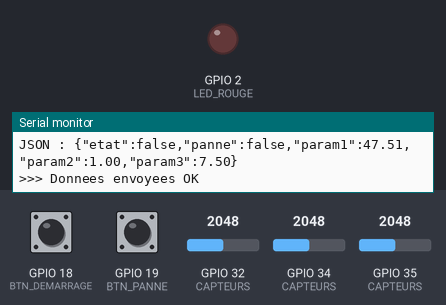
This sketch was run on a simulated ESP32. On the bench: output pins drawn as LEDs (lit = HIGH), the last lines printed to the serial monitor. The test bench sets the inputs (shaded band); at power-on: GPIO 35 (CAPTEURS) = 2048, GPIO 34 (CAPTEURS) = 2048, GPIO 18 (BTN_DEMARRAGE) HIGH, GPIO 19 (BTN_PANNE) HIGH, GPIO 32 (CAPTEURS) = 2048 (analog values on the 0–4095 scale). WiFi joins after 1.5 s; servers stay silent unless stated; uploads are accepted with an empty reply.

Above: at 4.6 s.
4.7 s: GPIO 35 (CAPTEURS) set to 1483
9.9 s: GPIO 35 (CAPTEURS) set to 1403
At 10.8 s:
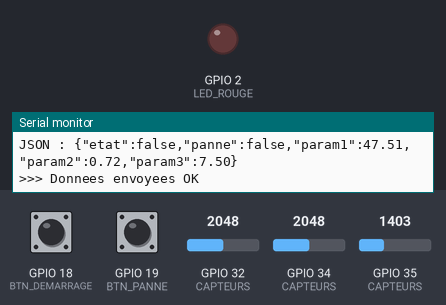
29.9 s: GPIO 34 (CAPTEURS) set to 2143
34.6 s: GPIO 34 (CAPTEURS) set to 2234
At 39.3 s:
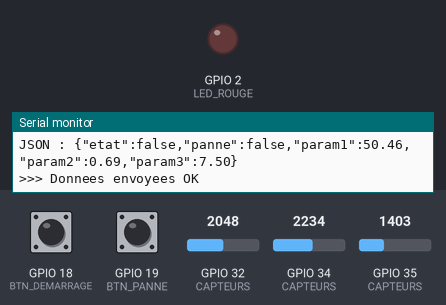
Timing chart, 0 to 49.3 s (numbered marks = the images above; inputs shaded):
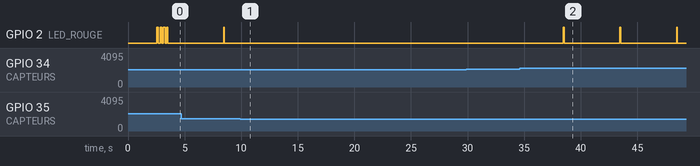

Measured:
- the behaviour switches between 2205 and 2206 on GPIO 34 (CAPTEURS) (found by bisection; images 1 and 2)
- after the input at 9.9 s, GPIO 2 (LED_ROUGE): stops changing and stays LOW
- after the input at 34.6 s, GPIO 2 (LED_ROUGE): alternates HIGH for 0.08 s and LOW for 4.9 s, starting after 3.9 s

The sketch:

esp32_biomedical_v5.ino
```cpp
// ============================================================
// PLATEFORME BIOMÉDICALE — Programme ESP32 v5
// ------------------------------------------------------------
// Envoie toutes les 5 secondes vers la plateforme :
//   - etat  : l'équipement est-il en marche ? (bouton broche 18)
//   - panne : une panne est-elle signalée ?    (bouton broche 19)
//   - param1 … param8 : les mesures des capteurs (2 à 8 capteurs)
//
// L'ESP32 s'identifie avec la CLÉ D'APPAREIL de l'équipement,
// affichée sur la plateforme : page IoT → « Clé de l'appareil ESP32 ».
// Le serveur en déduit lui-même l'organisation et l'équipement.
// ============================================================

#include <WiFi.h>
#include <WiFiClientSecure.h>
#include <HTTPClient.h>

// ╔══════════════════════════════════════════════════════════╗
// ║ 1. À PERSONNALISER À CHAQUE INSTALLATION                 ║
// ╚══════════════════════════════════════════════════════════╝

// Wi-Fi du lieu d'installation (réseau 2,4 GHz uniquement : l'ESP32 ne capte pas le 5 GHz)
const char* WIFI_SSID     = "NOM_DU_WIFI";
const char* WIFI_PASSWORD = "MOT_DE_PASSE_WIFI";

// Clé de l'appareil : copiée depuis la plateforme (page IoT, bouton « Afficher la clé »)
const char* DEVICE_KEY = "bm_COLLER_ICI_LA_CLE_DE_L_EQUIPEMENT";

// ╔══════════════════════════════════════════════════════════╗
// ║ 2. CAPTEURS — à adapter selon l'équipement surveillé     ║
// ╚══════════════════════════════════════════════════════════╝
// Le nombre et l'ORDRE des capteurs doivent correspondre à la
// configuration faite sur la plateforme (« Configurer les capteurs ») :
// capteur 1 ici = param1 = capteur 1 sur la plateforme, etc.
//
// Pour un capteur analogique, on indique la broche et la plage :
// la valeur lue (0 à 4095) est convertie entre « min » et « max ».
// « seuil » : au-dessus, la LED clignote (anomalie locale).
//
// ⚠️ Avec le Wi-Fi actif, n'utiliser QUE les broches analogiques
//    32, 33, 34, 35, 36 (VP) et 39 (VN). Les autres (ADC2) ne
//    fonctionnent pas quand le Wi-Fi est allumé.

struct Capteur {
  const char* nom;
  const char* unite;
  int   broche;
  float min;
  float max;
  float seuil;
};

// Exemple : moniteur multiparamètre simulé avec 3 rhéostats
Capteur CAPTEURS[] = {
  // nom            unité  broche  min    max    seuil
  { "Temperature",  "C",   34,     15.0,  80.0,  50.0 },   // param1
  { "Vibration",    "g",   35,     0.0,   2.0,   0.7  },   // param2
  { "Tension",      "V",   32,     0.0,   15.0,  13.5 },   // param3
};
const int NB_CAPTEURS = sizeof(CAPTEURS) / sizeof(CAPTEURS[0]);   // calculé automatiquement (2 à 8)

// ╔══════════════════════════════════════════════════════════╗
// ║ 3. RÉGLAGES GÉNÉRAUX — ne changent normalement jamais    ║
// ╚══════════════════════════════════════════════════════════╝
const char* SERVER_URL = "https://plateforme-biomedicale-production.up.railway.app/api/capteurs";

const int BTN_DEMARRAGE = 18;    // appui = démarrer / arrêter l'équipement
const int BTN_PANNE     = 19;    // appui court = signaler une panne, appui long (3 s) = panne résolue
const int LED_ROUGE     = 2;     // LED intégrée de la carte

const unsigned long INTERVALLE_ENVOI  = 5000;   // ms entre deux envois
const unsigned long DUREE_APPUI_LONG  = 3000;   // ms pour « panne résolue »
const unsigned long ANTI_REBOND       = 50;     // ms
const unsigned long DELAI_RECO_WIFI   = 10000;  // ms entre deux tentatives de reconnexion

// ============================================================
// ÉTAT INTERNE
// ============================================================
bool equipementActif = false;
bool panneSignalee   = false;
bool cleRefusee      = false;   // le serveur a refusé la clé (401)

unsigned long dernierEnvoi      = 0;
unsigned long derniereRecoWifi  = 0;

// Gestion des boutons sans bloquer le programme
struct Bouton {
  int broche;
  bool etatStable;            // HIGH = relâché (INPUT_PULLUP)
  bool derniereLecture;
  unsigned long dernierChangement;
  unsigned long debutAppui;
  bool appuiLongTraite;
};
Bouton btnDemarrage = { BTN_DEMARRAGE, HIGH, HIGH, 0, 0, false };
Bouton btnPanne     = { BTN_PANNE,     HIGH, HIGH, 0, 0, false };

// ============================================================
// OUTILS
// ============================================================
float convertir(int brut, float minimum, float maximum) {
  return minimum + (maximum - minimum) * (brut / 4095.0f);
}

// Lecture du capteur n° i (0 = param1).
// Pour un vrai capteur (ex. DS18B20, MPU6050, capteur de courant),
// remplacer le contenu de cette fonction par la lecture adaptée.
float lireCapteur(int i) {
  int brut = analogRead(CAPTEURS[i].broche);
  return convertir(brut, CAPTEURS[i].min, CAPTEURS[i].max);
}

void clignoter(int fois, int dureeMs) {
  for (int i = 0; i < fois; i++) {
    digitalWrite(LED_ROUGE, HIGH); delay(dureeMs);
    digitalWrite(LED_ROUGE, LOW);  delay(dureeMs);
  }
}

void connecterWifi() {
  Serial.print("Connexion Wi-Fi a « "); Serial.print(WIFI_SSID); Serial.println(" »");
  WiFi.mode(WIFI_STA);
  WiFi.begin(WIFI_SSID, WIFI_PASSWORD);
  int tentatives = 0;
  while (WiFi.status() != WL_CONNECTED && tentatives < 40) {   // 20 s maximum
    delay(500);
    Serial.print(".");
    tentatives++;
  }
  if (WiFi.status() == WL_CONNECTED) {
    Serial.print("\nWi-Fi connecte ! IP : "); Serial.println(WiFi.localIP());
    clignoter(3, 150);
  } else {
    Serial.println("\nEchec Wi-Fi (nouvel essai automatique plus tard)");
  }
}

// ============================================================
// BOUTONS
// ============================================================
// Renvoie true au moment où le bouton est RELÂCHÉ après un appui court,
// et appelle surAppuiLong() une seule fois quand l'appui dépasse 3 s.
bool lireBouton(Bouton &b, void (*surAppuiLong)()) {
  bool lecture = digitalRead(b.broche);
  unsigned long maintenant = millis();
  bool appuiCourt = false;

  if (lecture != b.derniereLecture) {
    b.dernierChangement = maintenant;
    b.derniereLecture = lecture;
  }

  if (maintenant - b.dernierChangement > ANTI_REBOND && lecture != b.etatStable) {
    b.etatStable = lecture;
    if (b.etatStable == LOW) {            // vient d'être enfoncé
      b.debutAppui = maintenant;
      b.appuiLongTraite = false;
    } else if (!b.appuiLongTraite) {      // vient d'être relâché, sans appui long
      appuiCourt = true;
    }
  }

  if (b.etatStable == LOW && !b.appuiLongTraite && surAppuiLong != nullptr &&
      maintenant - b.debutAppui >= DUREE_APPUI_LONG) {
    b.appuiLongTraite = true;
    surAppuiLong();
  }
  return appuiCourt;
}

void panneResolue() {
  panneSignalee   = false;
  equipementActif = false;
  digitalWrite(LED_ROUGE, LOW);
  Serial.println(">>> PANNE RESOLUE - equipement remis a zero <<<");
  dernierEnvoi = 0;   // envoi immédiat
}

void gererBoutons() {
  if (lireBouton(btnDemarrage, nullptr)) {
    if (panneSignalee) {
      Serial.println("!!! Impossible de demarrer : equipement en panne !!!");
    } else {
      equipementActif = !equipementActif;
      Serial.println(equipementActif ? ">>> EQUIPEMENT DEMARRE <<<" : ">>> EQUIPEMENT ARRETE <<<");
      dernierEnvoi = 0;   // envoi immédiat
    }
  }

  if (lireBouton(btnPanne, panneResolue)) {
    if (!panneSignalee) {
      panneSignalee   = true;
      equipementActif = false;
      digitalWrite(LED_ROUGE, HIGH);
      Serial.println("!!! PANNE SIGNALEE !!!");
      dernierEnvoi = 0;   // envoi immédiat
    } else {
      Serial.println("Panne deja signalee - appui long (3 s) pour la resoudre");
    }
  }
}

// ============================================================
// ENVOI DES MESURES
// ============================================================
void envoyerMesures() {
  float valeurs[8];
  bool anomalie = false;

  Serial.println("---------------------------------");
  for (int i = 0; i < NB_CAPTEURS; i++) {
    valeurs[i] = lireCapteur(i);
    if (valeurs[i] > CAPTEURS[i].seuil) anomalie = true;
    Serial.printf("param%d %-12s : %8.2f %s%s\n", i + 1, CAPTEURS[i].nom, valeurs[i],
                  CAPTEURS[i].unite, valeurs[i] > CAPTEURS[i].seuil ? "  <-- SEUIL DEPASSE" : "");
  }
  Serial.print("Statut : ");
  Serial.println(panneSignalee ? "EN PANNE" : (equipementActif ? "EN SERVICE" : "A L'ARRET"));

  // LED : allumée fixe si panne, clignotement bref si anomalie
  if (panneSignalee)  digitalWrite(LED_ROUGE, HIGH);
  else if (anomalie)  clignoter(1, 80);

  // Construction du JSON : {"etat":true,"panne":false,"param1":36.50,...}
  String json = "{";
  json += "\"etat\":";  json += (equipementActif ? "true" : "false");
  json += ",\"panne\":"; json += (panneSignalee ? "true" : "false");
  for (int i = 0; i < NB_CAPTEURS; i++) {
    json += ",\"param" + String(i + 1) + "\":" + String(valeurs[i], 2);
  }
  json += "}";
  Serial.print("JSON : "); Serial.println(json);

  if (WiFi.status() != WL_CONNECTED) {
    Serial.println(">>> Wi-Fi deconnecte : donnees non envoyees");
    return;
  }

  WiFiClientSecure client;
  client.setInsecure();   // HTTPS chiffré, sans vérification du certificat (suffisant pour le prototype)

  HTTPClient http;
  http.setTimeout(8000);
  if (!http.begin(client, SERVER_URL)) {
    Serial.println(">>> Erreur : adresse du serveur invalide");
    return;
  }
  http.addHeader("Content-Type", "application/json");
  http.addHeader("X-Device-Key", DEVICE_KEY);

  int code = http.POST(json);
  if (code == 200 || code == 201) {
    Serial.println(">>> Donnees envoyees OK");
    cleRefusee = false;
  } else if (code == 401) {
    cleRefusee = true;
    Serial.println(">>> REFUSE (401) : cle d'appareil invalide.");
    Serial.println("    Verifiez DEVICE_KEY (elle a peut-etre ete regeneree sur la plateforme).");
  } else if (code < 0) {
    Serial.print(">>> Serveur injoignable : "); Serial.println(http.errorToString(code));
  } else {
    Serial.print(">>> Erreur HTTP "); Serial.print(code); Serial.print(" : "); Serial.println(http.getString());
  }
  http.end();
}

// ============================================================
// SETUP / LOOP
// ============================================================
void setup() {
  Serial.begin(115200);
  delay(1000);
  Serial.println("=================================");
  Serial.println("  BioMed Plateforme - ESP32 v5   ");
  Serial.println("=================================");

  pinMode(BTN_DEMARRAGE, INPUT_PULLUP);
  pinMode(BTN_PANNE,     INPUT_PULLUP);
  pinMode(LED_ROUGE,     OUTPUT);
  digitalWrite(LED_ROUGE, LOW);
  analogReadResolution(12);   // valeurs de 0 à 4095

  if (NB_CAPTEURS < 2 || NB_CAPTEURS > 8) {
    Serial.println("!!! ERREUR : il faut entre 2 et 8 capteurs dans CAPTEURS[] !!!");
    while (true) clignoter(1, 100);
  }

  Serial.printf("%d capteur(s) declares :\n", NB_CAPTEURS);
  for (int i = 0; i < NB_CAPTEURS; i++) {
    Serial.printf("  param%d = %s (%s) sur broche %d\n", i + 1, CAPTEURS[i].nom, CAPTEURS[i].unite, CAPTEURS[i].broche);
  }
  Serial.println("Bouton 18 : demarrer / arreter");
  Serial.println("Bouton 19 : appui court = panne, appui long 3 s = panne resolue");

  connecterWifi();
  derniereRecoWifi = millis();
}

void loop() {
  gererBoutons();

  // Reconnexion Wi-Fi automatique, sans bloquer les boutons
  if (WiFi.status() != WL_CONNECTED && millis() - derniereRecoWifi > DELAI_RECO_WIFI) {
    derniereRecoWifi = millis();
    Serial.println(">>> Wi-Fi perdu, tentative de reconnexion...");
    WiFi.disconnect();
    WiFi.begin(WIFI_SSID, WIFI_PASSWORD);
  }

  if (dernierEnvoi == 0 || millis() - dernierEnvoi >= INTERVALLE_ENVOI) {
    dernierEnvoi = millis();
    envoyerMesures();
  }

  // Clé refusée : double clignotement rapide pour le signaler sur place
  if (cleRefusee && !panneSignalee) {
    static unsigned long dernierSignal = 0;
    if (millis() - dernierSignal > 2000) { dernierSignal = millis(); clignoter(2, 60); }
  }

  delay(5);
}
```
